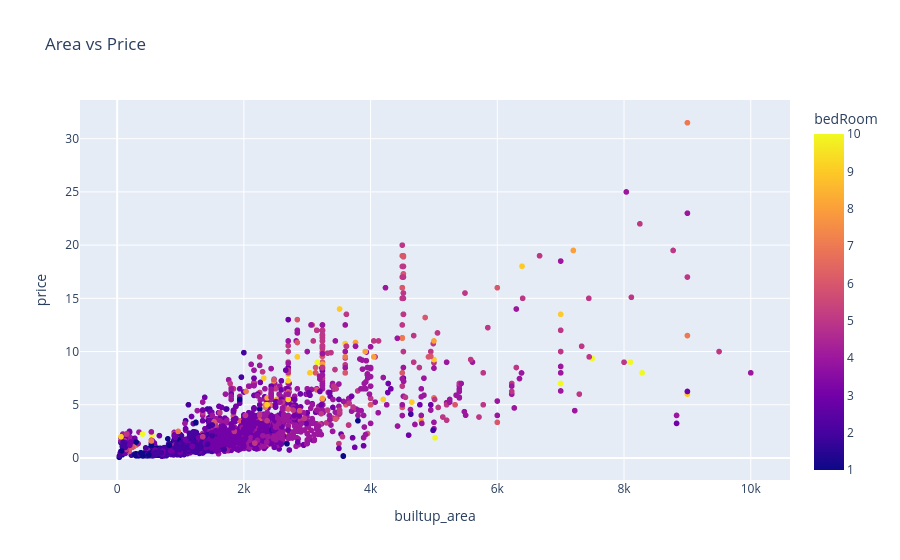

Notebook cell for this chart:
### Markdown cell above
### scatter plot

### Code cell
fig = px.scatter(df, x='builtup_area', y='price', color='bedRoom', title='Area vs Price')
fig.show()

### Figure 1 — Plotly figure (JSON) as saved in the notebook; plotly's stock layout.template omitted (floating-point values rounded to 4 significant figures; data arrays with more than 128 entries replaced by an {"elided": "..."} marker saying what was removed)
{"data": [{"hovertemplate": "builtup_area=%{x}<br>price=%{y}<br>bedRoom=%{marker.color}<extra></extra>", "legendgroup": "", "marker": {"color": {"elided": "3542 int values"}, "coloraxis": "coloraxis", "symbol": "circle"}, "mode": "markers", "name": "", "showlegend": false, "type": "scattergl", "x": {"elided": "3542 float values"}, "xaxis": "x", "y": {"elided": "3542 float values"}, "yaxis": "y"}], "layout": {"coloraxis": {"colorbar": {"title": {"text": "bedRoom"}}, "colorscale": [[0, "#0d0887"], [0.1111, "#46039f"], [0.2222, "#7201a8"], [0.3333, "#9c179e"], [0.4444, "#bd3786"], [0.5556, "#d8576b"], [0.6667, "#ed7953"], [0.7778, "#fb9f3a"], [0.8889, "#fdca26"], [1, "#f0f921"]]}, "legend": {"tracegroupgap": 0}, "title": {"text": "Area vs Price"}, "xaxis": {"anchor": "y", "domain": [0, 1], "title": {"text": "builtup_area"}}, "yaxis": {"anchor": "x", "domain": [0, 1], "title": {"text": "price"}}}}
